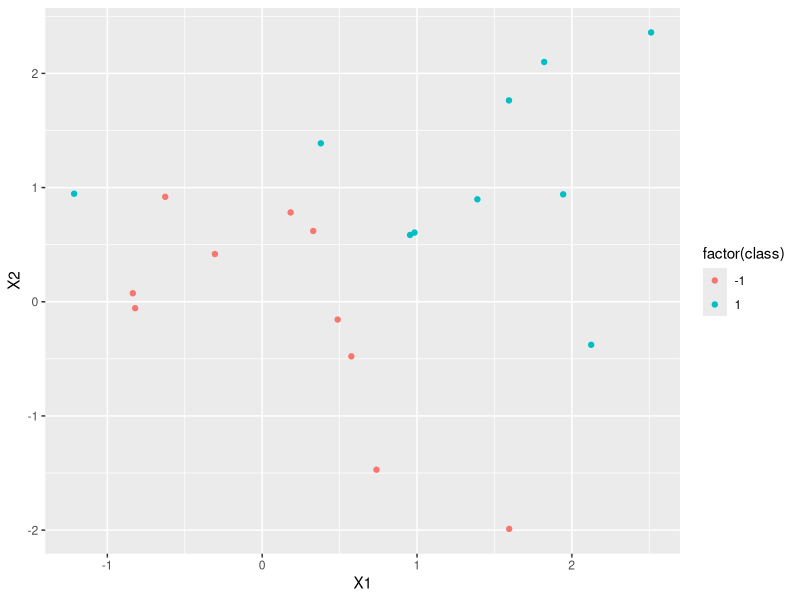
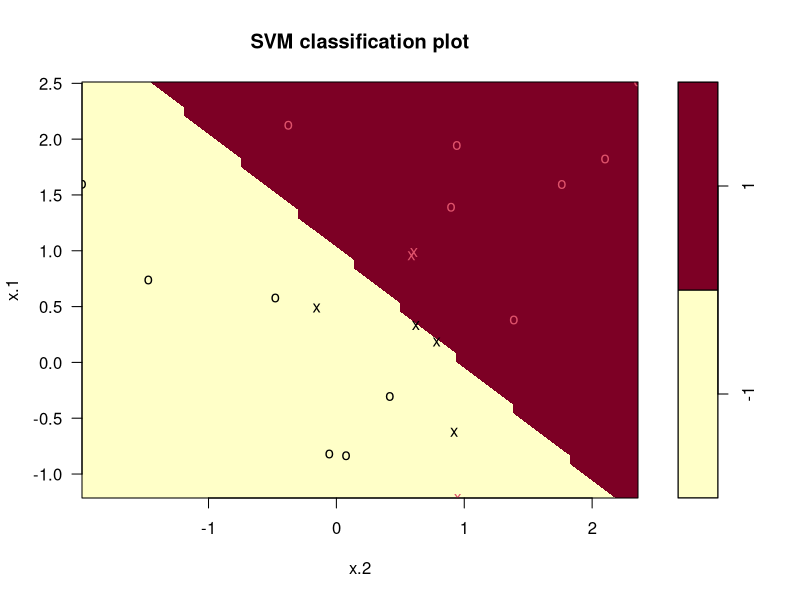
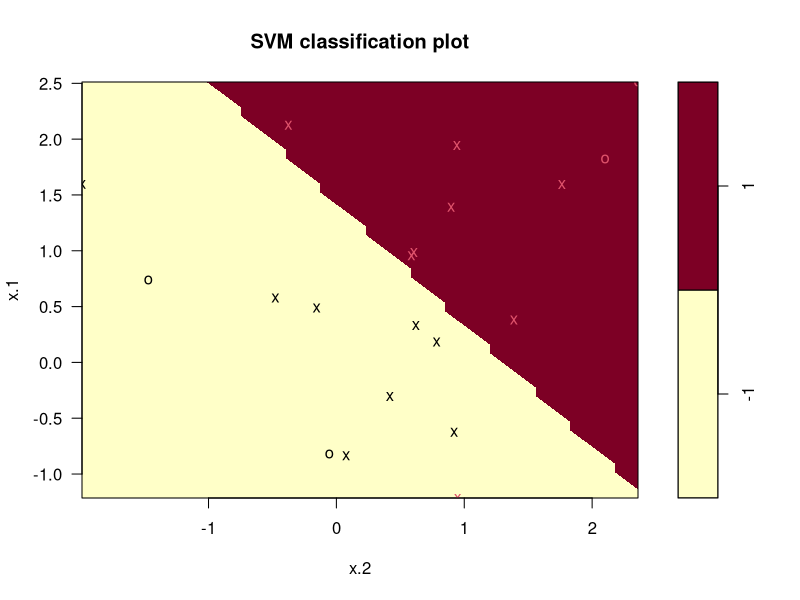
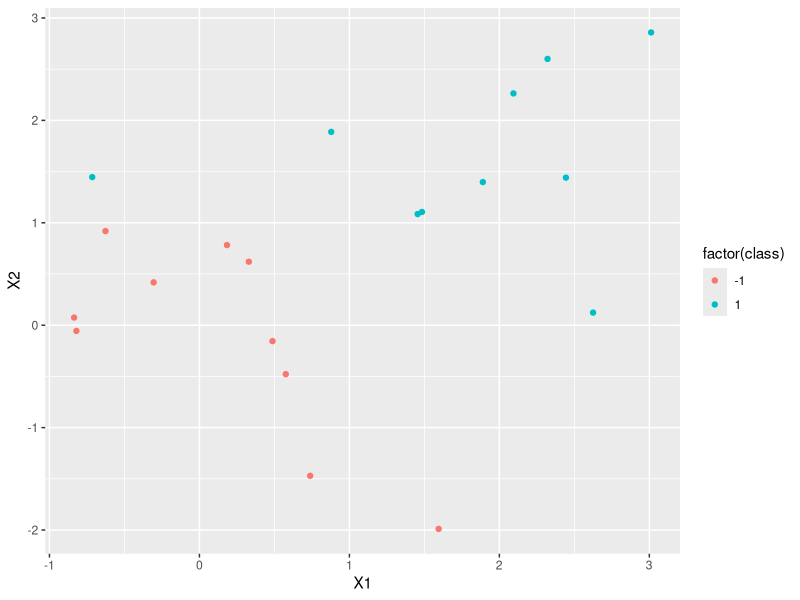
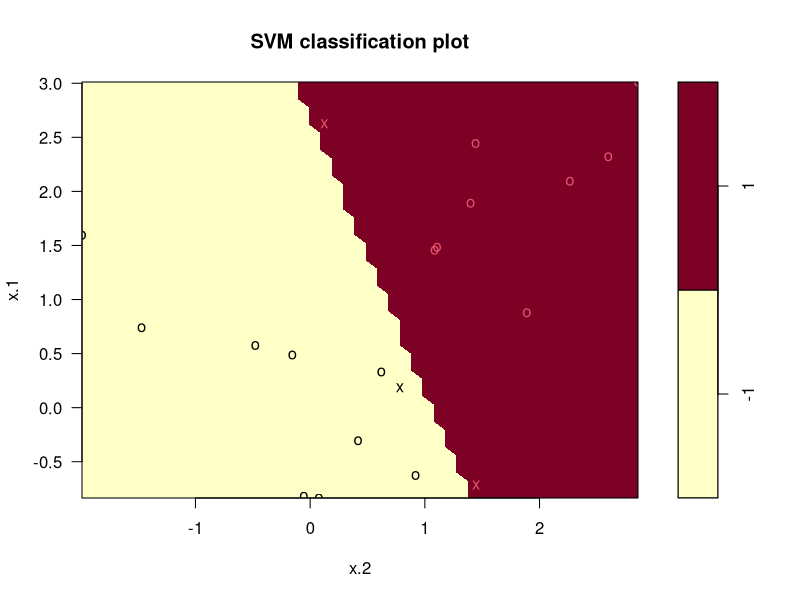
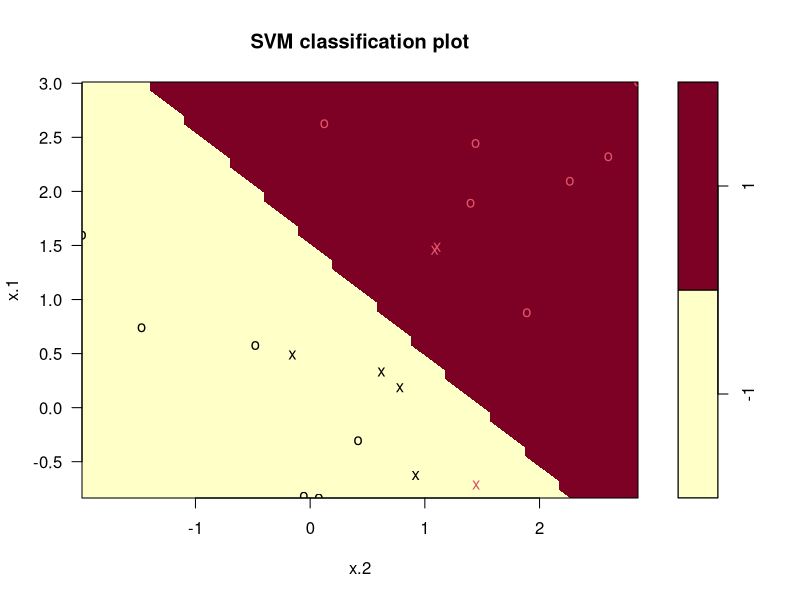
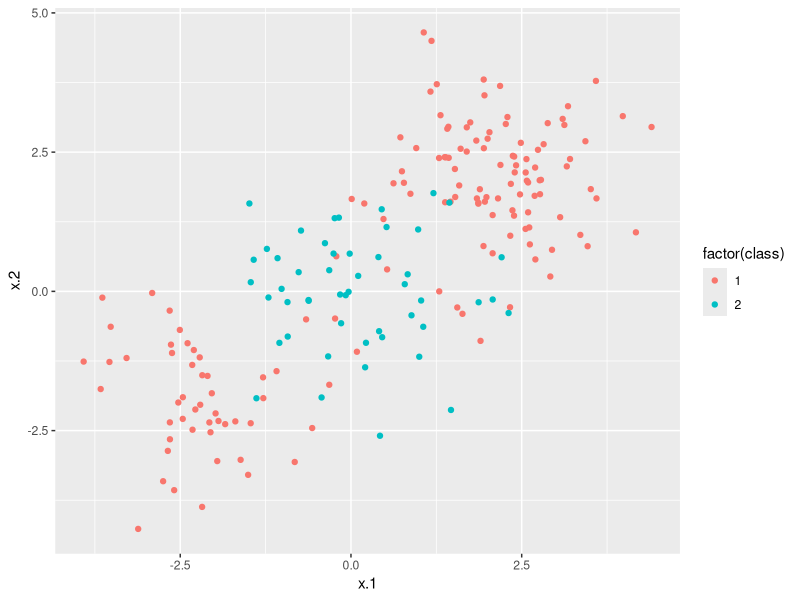
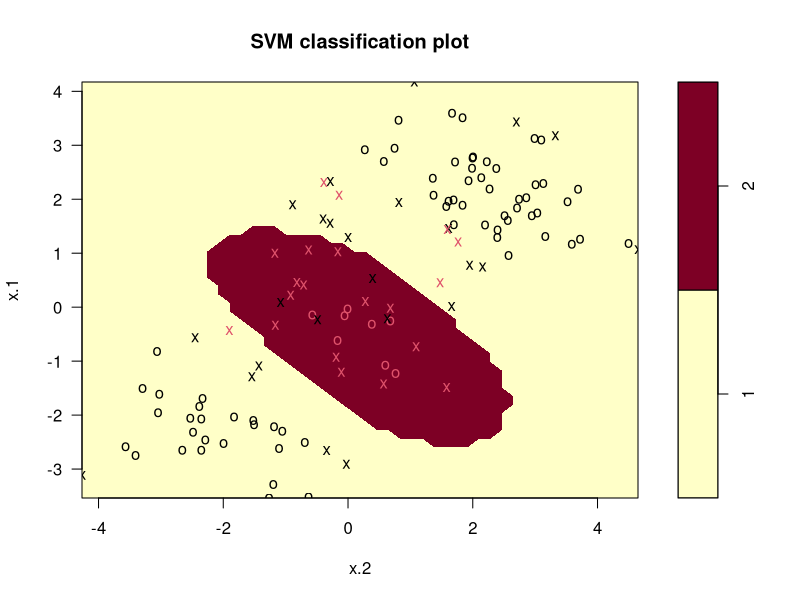

Write R code to recreate these figures, in order.
## ---- chunk 1
knitr::opts_chunk$set(echo = FALSE)

# Set seed
set.seed(1)
## ---- chunk 2
set.seed(1)

# Matrix of normally distributed values (20 observations, 2 variables).
x <- matrix(rnorm(20*2), ncol=2)

# Classes where one side of the normal curve will be -1 and the other side 1.
class <- c(rep(-1,10), rep(1,10))

# +1 to for the first 10 observations of x (corresponding to class == 1)
x[class == 1,] <- x[class == 1,] + 1

# We +1 make the classes more easily separated.
# x is multivariate normal and we’re shifting the mean by one for the positive class.
## ---- chunk 3
# Plot using ggplot2 (Additional materials for ggplot in slack)
library(ggplot2)

# Scatterplot from data - aes() is aesthetic mappings to map the data to visual properties.
# Colour based on values of y
ggplot(data.frame(x), aes(X1, X2, colour = factor(class))) + # initializes a ggplot object
  geom_point() # Scatterplot
## ---- chunk 4
# Misc Functions of the Department of Statistics (University of Vienna)
library(e1071)

# Building training dataset 
training_data <- data.frame(x = x, class = as.factor(class))

# SVM using R formula and linear kernel.
# 1. cost of constraints violation (default: 1). 
#   You can search for this parameter from a series of candidate values,
#   like we did for the value of lambda, in our last class.
# 2. scale = FALSE means that we are not standardizing  
#   (zero mean and unit variance) our variables.

svmfit <- svm(class ~ ., data = training_data, kernel = "linear", cost = 10, scale = FALSE)
## ---- chunk 5
# Plot the classifier

plot(svmfit, training_data)
## ---- chunk 6
# Index of points in the dataset which form the support vectors
svmfit$index
## ---- chunk 7
summary(svmfit)
## ---- chunk 8
# SVM model with softer boundary
svmfit <- svm(class ~ ., data = training_data, kernel = "linear", cost = 0.1, scale = FALSE)

# More support vectors
plot(svmfit, training_data)

# Index of vectors
svmfit$index

# How many vectors? - 16
length(svmfit$index)
## ---- chunk 9
set.seed(1)
# Use tune to search to the 'best' value of the cost parameter from
# a list of candidate values.

# You pass the model to tune:
#   svm - Function to tune (NOT the name of your model)
#   class ~ . - Formula 
#   data - Literal data
#   ranges - Named list of parameter vectors (spanning the sample space)

tune_out <- tune(svm, class ~ ., data = training_data, kernel = "linear", 
                ranges = list(cost = c(0.001, 0.01, 0.1, 1,5,10,100)))
## ---- chunk 10
# If you print this in the R console, you might see this output more clearly.
summary(tune_out)

# best parameters for cost: 0.1
# best performance: 0.05 

# The error is either the classification error (class) 
# or mean squared error (regression).
## ---- chunk 11
# Acessing the best model from tune
bestmod <- tune_out$best.model

# Set up / parameters of the best model
summary(bestmod)

# Note that SVM Type refers to the range of the parameters.
# The range of C is from zero to infinity but nu is always between [0,1].
## ---- chunk 12
# Set up test dataset
xtest <- matrix(rnorm(20*2), ncol = 2)

# Vector, size, sampling with replacement
ytest <- sample(c(-1,1), 20, rep = TRUE)

# Easier to separate (+1 same as earlier)
xtest[ytest == 1,] <- xtest[ytest == 1,] + 1
test_data <- data.frame(x = xtest, class = as.factor(ytest))
## ---- chunk 13
# Predicted values using best svm model
class_pred <- predict(bestmod, test_data)

# Confusion matrix
# Adding labels for predicted and true values.
table(predict = class_pred, truth = test_data$class)
## ---- chunk 14
# Cost was 0.1 for the best model, so what happens if we make it even smaller?
svmfit <- svm(class~., data = training_data, kernel = "linear", cost = 0.01, scale = FALSE)

# Predict values
class_pred <- predict(svmfit, test_data)

# Confusion matrix
table(predict = class_pred, truth = test_data$class)
## ---- chunk 15
# Linearly separable classes (adding a extra 0.5 on top of +1)
x[class == 1,] <- x[class == 1,] + 0.5

# Plot the data
ggplot(data.frame(x), aes(X1, X2, colour = factor(class))) + # Set up ggplot obj
  geom_point() # Scatter plot
## ---- chunk 16
# Training data
training_data2 <- data.frame(x = x, class = as.factor(class))

# Fit the model.
# 1e5 is equivalent to 1 × 10^5 meaning 100,000.
svmfit <- svm(class~., data = training_data2, kernel = "linear", cost = 1e5)

# Summary of model
summary(svmfit)
plot(svmfit, training_data2)
## ---- chunk 17
# Fit model with cost of 1
svmfit <- svm(class ~ ., data = training_data2, kernel = "linear", cost = 1)

# Model summary
summary(svmfit)
plot(svmfit, training_data2)
## ---- chunk 18
set.seed(1)

# Generate non-linear data

# Normal distribution (200 Observations)
x <- matrix(rnorm(200*2), ncol = 2)

# Less linearly separable
x[1:100,] <- x[1:100,]+2
x[101:150,] <- x[101:150,]-2

# Vector of y class
class <- c(rep(1,150),rep(2,50))
nonlinear_data <- data.frame(x = x, class = as.factor(class))

ggplot(nonlinear_data, aes(x.1, x.2, colour = factor(class))) +
  geom_point()
## ---- chunk 19
# Indexes for sample of 80 points - train-test split
idx <- sample(1:nrow(nonlinear_data), 80)

nonlinear_train <- nonlinear_data[-idx,]

nonlinear_test <- nonlinear_data[idx, ]

# RBF SVM model
svmfit <- svm(class~., data = nonlinear_train, kernel = "radial",  gamma = 1, cost = 1)
plot(svmfit, nonlinear_train)
## ---- chunk 20
# Increase cost, but risks overfitting
svmfit <- svm(class ~ ., data = nonlinear_train, kernel = "radial", gamma = 1, cost = 1e5)
plot(svmfit, nonlinear_train)
## ---- chunk 21
set.seed(1)
# We can use tune to find the best choice of values that minimises classification error
# Here we can see why "ranges" needs a list for the case of searching for multiple parameters
tune_out <- tune(svm, class~., data = nonlinear_train, kernel = "radial",
                ranges = list(cost = c(0.1,1,10,100,1000), gamma = c(0.5,1,2,3,4)))

# Best model
bestmod <- tune_out$best.model
summary(bestmod)
plot(bestmod, nonlinear_train)

bestmod$gamma
## ---- chunk 22
# Plot the best model
plot(bestmod, nonlinear_train)

# Confusion matrix (90% correctly classified)
table(true = nonlinear_test$class, pred = predict(tune_out$best.model, newdata = nonlinear_test))
## ---- chunk 23
# ROC curve (Receiver Operating Characteristic)
library(ROCR)

# Custom function to plot ROC 
# which takes predictive probabilities and the true class, 
# as well as unnamed  arguments (** in python)

rocplot <- function(pred, truth, ...){
   # Transforms the input data into a standardized format.
   predob = prediction(pred, truth)
   # Generate performance metrics.
   perf = performance(predob, "tpr", "fpr")
   # "..." means pass parameters to plot from function (unnamed arguments)
   plot(perf, ...)} 

## ---- chunk 24
# Different values of gamma for a RBF SVM
svmfit_opt <- svm(class~., data = nonlinear_train, kernel = "radial", 
                 gamma = 2, cost = 1, decision.values = TRUE)

# Flexible model
svmfit_flex <- svm(class~., data = nonlinear_train, kernel = "radial", 
                  gamma = 50, cost = 1, decision.values = TRUE)
## ---- chunk 25
# Set graphical parameters 
# Matrix of plots (2 across)
par(mfrow = c(1,2))

# attributes() - Access a objects attributes (in our case decision values, 
# comparable to predictive probabilities)
# predict(decision.values=True) - Logical controlling whether the decision values of all binary classifiers computed in multi-class classification shall be computed and returned. The ROC

# Plot optimal parameter model's performance on training data (black line)
fitted_opt_train <- attributes(predict(svmfit_opt, nonlinear_train, 
                                       # Get the fitted values
                                      decision.values = TRUE))$decision.values

rocplot(fitted_opt_train, nonlinear_train$class, main = "Training Data")

# Add more flexible model's performance to the plot (red line)
fitted_flex_train <- attributes(predict(svmfit_flex, nonlinear_train,
                                       decision.values = TRUE))$decision.values

rocplot(fitted_flex_train, nonlinear_train$class, add = TRUE, col = "red")

# Plot optimal parameter model's performance on test data
fitted_opt_test <- attributes(predict(svmfit_opt, nonlinear_test, 
                                     decision.values = TRUE))$decision.values

rocplot(fitted_opt_test, nonlinear_test$class, main = "Test Data")

# Add more flexible model's performance to the plot
fitted_flex_test <- attributes(predict(svmfit_flex, nonlinear_test, 
                                      decision.values = TRUE))$decision.values

rocplot(fitted_flex_test, nonlinear_test$class, add = TRUE, col = "red")
## ---- chunk 26
set.seed(1)
x1 <- runif(500) - 0.5
x2 <- runif(500) - 0.5
y <- 1 * (x1^2 - x2^2 > 0)
## ---- chunk 27

## ---- chunk 28

## ---- chunk 29

## ---- chunk 30

## ---- chunk 31

## ---- chunk 32

## ---- chunk 33
